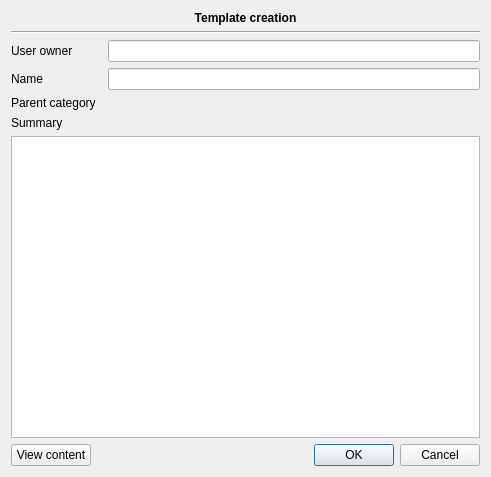
<?xml version="1.0" encoding="UTF-8"?>
<ui version="4.0">
 <class>Templates::Internal::TemplatesCreationDialog</class>
 <widget class="QDialog" name="Templates::Internal::TemplatesCreationDialog">
  <property name="geometry">
   <rect>
    <x>0</x>
    <y>0</y>
    <width>491</width>
    <height>477</height>
   </rect>
  </property>
  <property name="windowTitle">
   <string>Dialog</string>
  </property>
  <layout class="QGridLayout" name="gridLayout">
   <item row="0" column="0" colspan="3">
    <widget class="QLabel" name="label">
     <property name="font">
      <font>
       <weight>75</weight>
       <bold>true</bold>
      </font>
     </property>
     <property name="text">
      <string>Template creation</string>
     </property>
     <property name="alignment">
      <set>Qt::AlignCenter</set>
     </property>
    </widget>
   </item>
   <item row="1" column="0" colspan="3">
    <widget class="Line" name="line">
     <property name="orientation">
      <enum>Qt::Horizontal</enum>
     </property>
    </widget>
   </item>
   <item row="2" column="0">
    <widget class="QLabel" name="label_4">
     <property name="text">
      <string>User owner</string>
     </property>
    </widget>
   </item>
   <item row="2" column="2">
    <widget class="QLineEdit" name="userLineEdit"/>
   </item>
   <item row="3" column="0">
    <widget class="QLabel" name="label_2">
     <property name="text">
      <string>Name</string>
     </property>
    </widget>
   </item>
   <item row="3" column="2">
    <widget class="QLineEdit" name="nameLineEdit"/>
   </item>
   <item row="4" column="0">
    <widget class="QLabel" name="label_3">
     <property name="text">
      <string>Parent category</string>
     </property>
    </widget>
   </item>
   <item row="4" column="2">
    <widget class="Templates::TemplatesView" name="parentCategory" native="true"/>
   </item>
   <item row="5" column="0">
    <widget class="QLabel" name="label_5">
     <property name="text">
      <string>Summary</string>
     </property>
    </widget>
   </item>
   <item row="6" column="0" colspan="3">
    <widget class="QTextEdit" name="summaryTextEdit"/>
   </item>
   <item row="7" column="0" colspan="3">
    <layout class="QHBoxLayout" name="horizontalLayout_2">
     <item>
      <widget class="QPushButton" name="viewButton_2">
       <property name="text">
        <string>View content</string>
       </property>
      </widget>
     </item>
     <item>
      <widget class="QDialogButtonBox" name="buttonBox">
       <property name="orientation">
        <enum>Qt::Horizontal</enum>
       </property>
       <property name="standardButtons">
        <set>QDialogButtonBox::Cancel|QDialogButtonBox::Ok</set>
       </property>
      </widget>
     </item>
    </layout>
   </item>
  </layout>
 </widget>
 <customwidgets>
  <customwidget>
   <class>Templates::TemplatesView</class>
   <extends>QWidget</extends>
   <header location="global">templatesplugin/templatesview.h</header>
   <container>1</container>
  </customwidget>
 </customwidgets>
 <resources/>
 <connections>
  <connection>
   <sender>buttonBox</sender>
   <signal>accepted()</signal>
   <receiver>Templates::Internal::TemplatesCreationDialog</receiver>
   <slot>accept()</slot>
   <hints>
    <hint type="sourcelabel">
     <x>411</x>
     <y>420</y>
    </hint>
    <hint type="destinationlabel">
     <x>434</x>
     <y>399</y>
    </hint>
   </hints>
  </connection>
  <connection>
   <sender>buttonBox</sender>
   <signal>rejected()</signal>
   <receiver>Templates::Internal::TemplatesCreationDialog</receiver>
   <slot>reject()</slot>
   <hints>
    <hint type="sourcelabel">
     <x>316</x>
     <y>421</y>
    </hint>
    <hint type="destinationlabel">
     <x>317</x>
     <y>438</y>
    </hint>
   </hints>
  </connection>
 </connections>
</ui>
